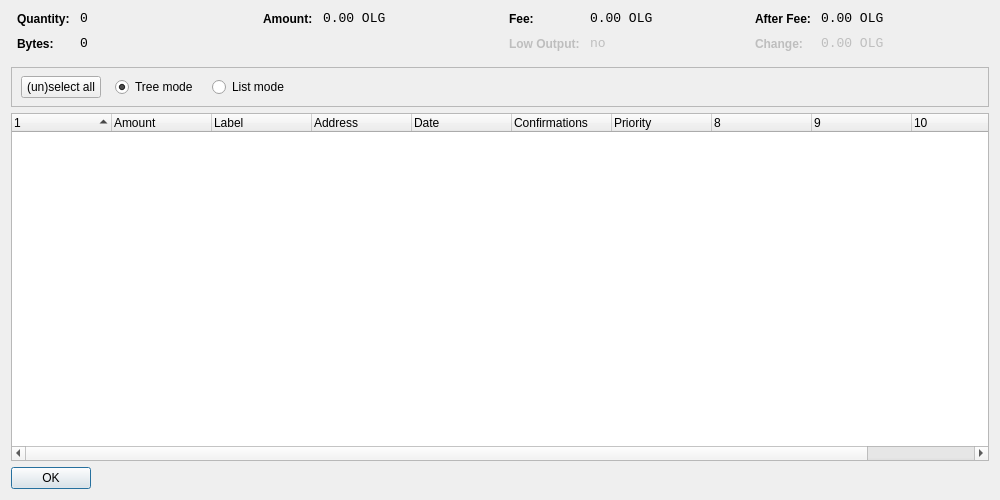
<?xml version="1.0" encoding="UTF-8"?>
<ui version="4.0">
 <class>CoinControlDialog</class>
 <widget class="QDialog" name="CoinControlDialog">
  <property name="geometry">
   <rect>
    <x>0</x>
    <y>0</y>
    <width>1000</width>
    <height>500</height>
   </rect>
  </property>
  <property name="windowTitle">
   <string>Coin Control</string>
  </property>
  <layout class="QVBoxLayout" name="verticalLayout">
   <item>
    <layout class="QHBoxLayout" name="horizontalLayoutTop" stretch="0,0,0,0">
     <property name="topMargin">
      <number>0</number>
     </property>
     <property name="bottomMargin">
      <number>10</number>
     </property>
     <item>
      <layout class="QFormLayout" name="formLayoutCoinControl1">
       <property name="horizontalSpacing">
        <number>10</number>
       </property>
       <property name="verticalSpacing">
        <number>10</number>
       </property>
       <property name="leftMargin">
        <number>6</number>
       </property>
       <property name="rightMargin">
        <number>6</number>
       </property>
       <item row="0" column="0">
        <widget class="QLabel" name="labelCoinControlQuantityText">
         <property name="styleSheet">
          <string notr="true">font-weight:bold;</string>
         </property>
         <property name="text">
          <string>Quantity:</string>
         </property>
        </widget>
       </item>
       <item row="0" column="1">
        <widget class="QLabel" name="labelCoinControlQuantity">
         <property name="font">
          <font>
           <family>Monospace</family>
           <pointsize>10</pointsize>
          </font>
         </property>
         <property name="cursor">
          <cursorShape>IBeamCursor</cursorShape>
         </property>
         <property name="contextMenuPolicy">
          <enum>Qt::ActionsContextMenu</enum>
         </property>
         <property name="text">
          <string notr="true">0</string>
         </property>
         <property name="textInteractionFlags">
          <set>Qt::LinksAccessibleByMouse|Qt::TextSelectableByKeyboard|Qt::TextSelectableByMouse</set>
         </property>
        </widget>
       </item>
       <item row="1" column="0">
        <widget class="QLabel" name="labelCoinControlBytesText">
         <property name="styleSheet">
          <string notr="true">font-weight:bold;</string>
         </property>
         <property name="text">
          <string>Bytes:</string>
         </property>
        </widget>
       </item>
       <item row="1" column="1">
        <widget class="QLabel" name="labelCoinControlBytes">
         <property name="font">
          <font>
           <family>Monospace</family>
           <pointsize>10</pointsize>
          </font>
         </property>
         <property name="cursor">
          <cursorShape>IBeamCursor</cursorShape>
         </property>
         <property name="contextMenuPolicy">
          <enum>Qt::ActionsContextMenu</enum>
         </property>
         <property name="text">
          <string notr="true">0</string>
         </property>
         <property name="textInteractionFlags">
          <set>Qt::LinksAccessibleByMouse|Qt::TextSelectableByKeyboard|Qt::TextSelectableByMouse</set>
         </property>
        </widget>
       </item>
      </layout>
     </item>
     <item>
      <layout class="QFormLayout" name="formLayoutCoinControl2">
       <property name="horizontalSpacing">
        <number>10</number>
       </property>
       <property name="verticalSpacing">
        <number>10</number>
       </property>
       <property name="leftMargin">
        <number>6</number>
       </property>
       <property name="rightMargin">
        <number>6</number>
       </property>
       <item row="0" column="0">
        <widget class="QLabel" name="labelCoinControlAmountText">
         <property name="styleSheet">
          <string notr="true">font-weight:bold;</string>
         </property>
         <property name="text">
          <string>Amount:</string>
         </property>
        </widget>
       </item>
       <item row="0" column="1">
        <widget class="QLabel" name="labelCoinControlAmount">
         <property name="font">
          <font>
           <family>Monospace</family>
           <pointsize>10</pointsize>
          </font>
         </property>
         <property name="cursor">
          <cursorShape>IBeamCursor</cursorShape>
         </property>
         <property name="contextMenuPolicy">
          <enum>Qt::ActionsContextMenu</enum>
         </property>
         <property name="text">
          <string notr="true">0.00 OLG</string>
         </property>
         <property name="textInteractionFlags">
          <set>Qt::LinksAccessibleByMouse|Qt::TextSelectableByKeyboard|Qt::TextSelectableByMouse</set>
         </property>
        </widget>
       </item>
      </layout>
     </item>
     <item>
      <layout class="QFormLayout" name="formLayoutCoinControl3">
       <property name="horizontalSpacing">
        <number>10</number>
       </property>
       <property name="verticalSpacing">
        <number>10</number>
       </property>
       <property name="leftMargin">
        <number>6</number>
       </property>
       <property name="rightMargin">
        <number>6</number>
       </property>
       <item row="0" column="0">
        <widget class="QLabel" name="labelCoinControlFeeText">
         <property name="styleSheet">
          <string notr="true">font-weight:bold;</string>
         </property>
         <property name="text">
          <string>Fee:</string>
         </property>
        </widget>
       </item>
       <item row="0" column="1">
        <widget class="QLabel" name="labelCoinControlFee">
         <property name="font">
          <font>
           <family>Monospace</family>
           <pointsize>10</pointsize>
          </font>
         </property>
         <property name="cursor">
          <cursorShape>IBeamCursor</cursorShape>
         </property>
         <property name="contextMenuPolicy">
          <enum>Qt::ActionsContextMenu</enum>
         </property>
         <property name="text">
          <string notr="true">0.00 OLG</string>
         </property>
         <property name="textInteractionFlags">
          <set>Qt::LinksAccessibleByMouse|Qt::TextSelectableByKeyboard|Qt::TextSelectableByMouse</set>
         </property>
        </widget>
       </item>
       <item row="1" column="0">
        <widget class="QLabel" name="labelCoinControlLowOutputText">
         <property name="enabled">
          <bool>false</bool>
         </property>
         <property name="styleSheet">
          <string notr="true">font-weight:bold;</string>
         </property>
         <property name="text">
          <string>Low Output:</string>
         </property>
        </widget>
       </item>
       <item row="1" column="1">
        <widget class="QLabel" name="labelCoinControlLowOutput">
         <property name="enabled">
          <bool>false</bool>
         </property>
         <property name="font">
          <font>
           <family>Monospace</family>
           <pointsize>10</pointsize>
          </font>
         </property>
         <property name="cursor">
          <cursorShape>IBeamCursor</cursorShape>
         </property>
         <property name="contextMenuPolicy">
          <enum>Qt::ActionsContextMenu</enum>
         </property>
         <property name="text">
          <string notr="true">no</string>
         </property>
         <property name="textInteractionFlags">
          <set>Qt::LinksAccessibleByMouse|Qt::TextSelectableByKeyboard|Qt::TextSelectableByMouse</set>
         </property>
        </widget>
       </item>
      </layout>
     </item>
     <item>
      <layout class="QFormLayout" name="formLayoutCoinControl4">
       <property name="horizontalSpacing">
        <number>10</number>
       </property>
       <property name="verticalSpacing">
        <number>10</number>
       </property>
       <property name="leftMargin">
        <number>6</number>
       </property>
       <property name="rightMargin">
        <number>6</number>
       </property>
       <item row="0" column="0">
        <widget class="QLabel" name="labelCoinControlAfterFeeText">
         <property name="styleSheet">
          <string notr="true">font-weight:bold;</string>
         </property>
         <property name="text">
          <string>After Fee:</string>
         </property>
        </widget>
       </item>
       <item row="0" column="1">
        <widget class="QLabel" name="labelCoinControlAfterFee">
         <property name="font">
          <font>
           <family>Monospace</family>
           <pointsize>10</pointsize>
          </font>
         </property>
         <property name="cursor">
          <cursorShape>IBeamCursor</cursorShape>
         </property>
         <property name="contextMenuPolicy">
          <enum>Qt::ActionsContextMenu</enum>
         </property>
         <property name="text">
          <string notr="true">0.00 OLG</string>
         </property>
         <property name="textInteractionFlags">
          <set>Qt::LinksAccessibleByMouse|Qt::TextSelectableByKeyboard|Qt::TextSelectableByMouse</set>
         </property>
        </widget>
       </item>
       <item row="1" column="0">
        <widget class="QLabel" name="labelCoinControlChangeText">
         <property name="enabled">
          <bool>false</bool>
         </property>
         <property name="styleSheet">
          <string notr="true">font-weight:bold;</string>
         </property>
         <property name="text">
          <string>Change:</string>
         </property>
        </widget>
       </item>
       <item row="1" column="1">
        <widget class="QLabel" name="labelCoinControlChange">
         <property name="enabled">
          <bool>false</bool>
         </property>
         <property name="font">
          <font>
           <family>Monospace</family>
           <pointsize>10</pointsize>
          </font>
         </property>
         <property name="cursor">
          <cursorShape>IBeamCursor</cursorShape>
         </property>
         <property name="contextMenuPolicy">
          <enum>Qt::ActionsContextMenu</enum>
         </property>
         <property name="text">
          <string notr="true">0.00 OLG</string>
         </property>
         <property name="textInteractionFlags">
          <set>Qt::LinksAccessibleByMouse|Qt::TextSelectableByKeyboard|Qt::TextSelectableByMouse</set>
         </property>
        </widget>
       </item>
      </layout>
     </item>
    </layout>
   </item>
   <item>
    <widget class="QFrame" name="frame">
     <property name="minimumSize">
      <size>
       <width>0</width>
       <height>40</height>
      </size>
     </property>
     <property name="frameShape">
      <enum>QFrame::StyledPanel</enum>
     </property>
     <property name="frameShadow">
      <enum>QFrame::Sunken</enum>
     </property>
     <widget class="QWidget" name="horizontalLayoutWidget">
      <property name="geometry">
       <rect>
        <x>10</x>
        <y>0</y>
        <width>781</width>
        <height>41</height>
       </rect>
      </property>
      <layout class="QHBoxLayout" name="horizontalLayoutPanel" stretch="0,0,0,0,0">
       <property name="spacing">
        <number>14</number>
       </property>
       <item>
        <widget class="QPushButton" name="pushButtonSelectAll">
         <property name="sizePolicy">
          <sizepolicy hsizetype="Maximum" vsizetype="Fixed">
           <horstretch>0</horstretch>
           <verstretch>0</verstretch>
          </sizepolicy>
         </property>
         <property name="text">
          <string>(un)select all</string>
         </property>
        </widget>
       </item>
       <item>
        <widget class="QRadioButton" name="radioTreeMode">
         <property name="sizePolicy">
          <sizepolicy hsizetype="Maximum" vsizetype="Fixed">
           <horstretch>0</horstretch>
           <verstretch>0</verstretch>
          </sizepolicy>
         </property>
         <property name="text">
          <string>Tree mode</string>
         </property>
         <property name="checked">
          <bool>true</bool>
         </property>
        </widget>
       </item>
       <item>
        <widget class="QRadioButton" name="radioListMode">
         <property name="sizePolicy">
          <sizepolicy hsizetype="Maximum" vsizetype="Fixed">
           <horstretch>0</horstretch>
           <verstretch>0</verstretch>
          </sizepolicy>
         </property>
         <property name="text">
          <string>List mode</string>
         </property>
        </widget>
       </item>
       <item>
        <spacer name="horizontalSpacer">
         <property name="orientation">
          <enum>Qt::Horizontal</enum>
         </property>
         <property name="sizeHint" stdset="0">
          <size>
           <width>40</width>
           <height>20</height>
          </size>
         </property>
        </spacer>
       </item>
      </layout>
     </widget>
    </widget>
   </item>
   <item>
    <widget class="CoinControlTreeWidget" name="treeWidget">
     <property name="contextMenuPolicy">
      <enum>Qt::CustomContextMenu</enum>
     </property>
     <property name="sortingEnabled">
      <bool>false</bool>
     </property>
     <property name="columnCount">
      <number>11</number>
     </property>
     <attribute name="headerShowSortIndicator" stdset="0">
      <bool>true</bool>
     </attribute>
     <attribute name="headerStretchLastSection">
      <bool>false</bool>
     </attribute>
     <column>
      <property name="text">
       <string/>
      </property>
     </column>
     <column>
      <property name="text">
       <string>Amount</string>
      </property>
     </column>
     <column>
      <property name="text">
       <string>Label</string>
      </property>
     </column>
     <column>
      <property name="text">
       <string>Address</string>
      </property>
     </column>
     <column>
      <property name="text">
       <string>Date</string>
      </property>
     </column>
     <column>
      <property name="text">
       <string>Confirmations</string>
      </property>
      <property name="toolTip">
       <string>Confirmed</string>
      </property>
     </column>
     <column>
      <property name="text">
       <string>Priority</string>
      </property>
     </column>
     <column>
      <property name="text">
       <string/>
      </property>
     </column>
     <column>
      <property name="text">
       <string/>
      </property>
     </column>
     <column>
      <property name="text">
       <string/>
      </property>
     </column>
     <column>
      <property name="text">
       <string/>
      </property>
     </column>
    </widget>
   </item>
   <item>
    <widget class="QDialogButtonBox" name="buttonBox">
     <property name="sizePolicy">
      <sizepolicy hsizetype="Maximum" vsizetype="Fixed">
       <horstretch>0</horstretch>
       <verstretch>0</verstretch>
      </sizepolicy>
     </property>
     <property name="orientation">
      <enum>Qt::Horizontal</enum>
     </property>
     <property name="standardButtons">
      <set>QDialogButtonBox::Ok</set>
     </property>
    </widget>
   </item>
  </layout>
 </widget>
 <customwidgets>
  <customwidget>
   <class>CoinControlTreeWidget</class>
   <extends>QTreeWidget</extends>
   <header>coincontroltreewidget.h</header>
  </customwidget>
 </customwidgets>
 <resources/>
 <connections/>
</ui>
